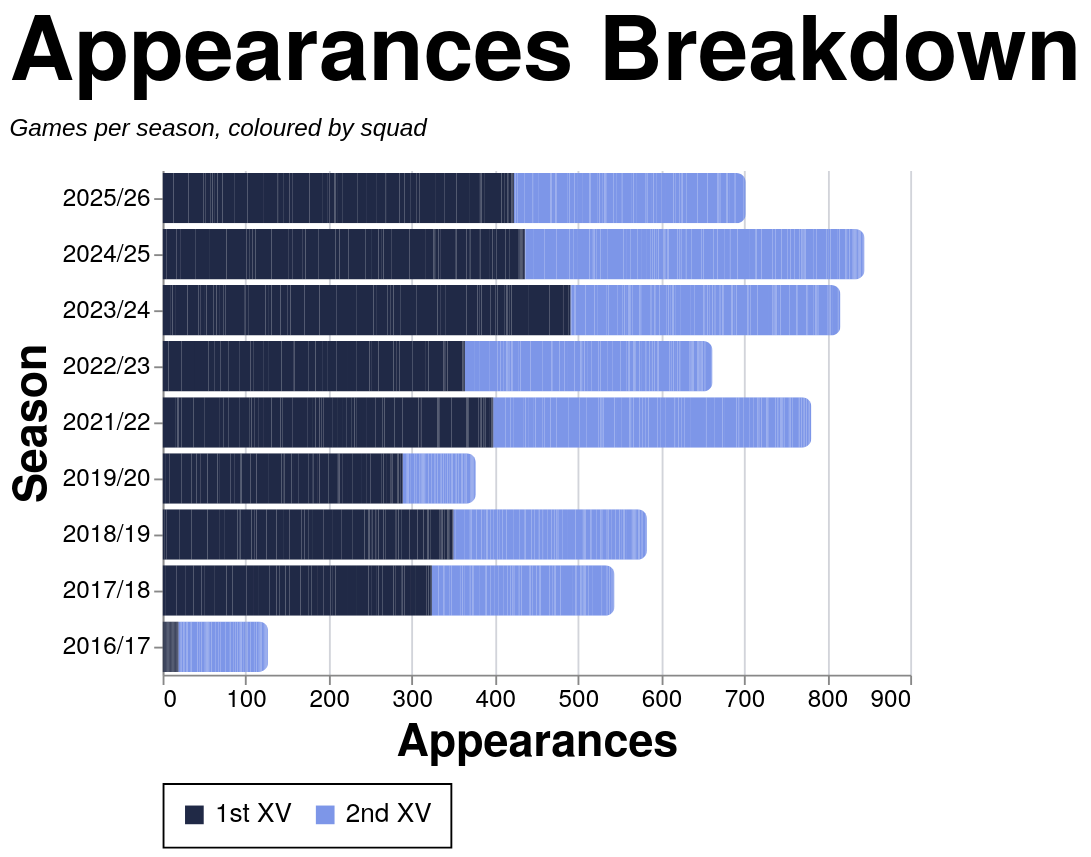

Write the Vega-Lite specification saved for this chart.
### Vega-Lite specification from a JSON file in a GitHub repository (floating-point values rounded to 4 significant figures; data arrays with more than 128 entries replaced by an {"elided": "..."} marker saying what was removed)
{"config": {"axis": {"labelFont": "PT Sans Narrow, Helvetica Neue, Helvetica, Arial, sans-serif", "titleFont": "PT Sans Narrow, Helvetica Neue, Helvetica, Arial, sans-serif", "labelFontSize": 13, "titleFontSize": 24, "gridColor": "#202947", "gridOpacity": 0.2, "zindex": 1}, "text": {"font": "Lato, sans-serif"}, "bar": {"cornerRadiusEnd": 5}, "header": {"labelFont": "PT Sans Narrow, Helvetica Neue, Helvetica, Arial, sans-serif", "titleFont": "PT Sans Narrow, Helvetica Neue, Helvetica, Arial, sans-serif", "labelFontSize": 24, "titleFontSize": 28, "labelFontWeight": "bold", "orient": "left"}, "legend": {"labelFont": "PT Sans Narrow, Helvetica Neue, Helvetica, Arial, sans-serif", "titleFont": "PT Sans Narrow, Helvetica Neue, Helvetica, Arial, sans-serif", "labelFontSize": 14, "titleFontSize": 16, "titlePadding": 5, "fillColor": "white", "strokeColor": "black", "padding": 10, "titleFontWeight": "lighter", "titleFontStyle": "italic", "titleColor": "gray", "offset": 10}, "title": {"font": "PT Sans Narrow, Helvetica Neue, Helvetica, Arial, sans-serif", "fontSize": 48, "fontWeight": "bold", "anchor": "start", "align": "center", "titlePadding": 20, "subtitlePadding": 10, "subtitleFontSize": 13, "subtitleColor": "", "subtitleFontStyle": "italic", "offset": 15, "color": "black"}, "axisX": {"labelAngle": 0}, "facet": {"title": null, "header": null, "align": {"row": "each", "column": "each"}}, "resolve": {"scale": {"y": "independent", "facet": "independent"}}, "background": "transparent", "scale": {"offsetBandPaddingOuter": 0.2, "offsetBandPaddingInner": 0.1}, "view": {"stroke": null, "background": "transparent"}}, "data": {"name": "data-b8c128c6097a190c48e09eea0f5947ed"}, "mark": {"type": "bar"}, "encoding": {"color": {"field": "color_value", "legend": {"orient": "bottom", "title": null}, "scale": {"domain": ["1st XV", "2nd XV"], "range": ["#202946", "#7d96e8"]}, "sort": {"field": "sum(apps)", "op": "sum", "order": "descending"}, "type": "nominal"}, "tooltip": [{"field": "player", "title": "Player", "type": "nominal"}, {"field": "season", "title": "Season", "type": "nominal"}, {"field": "color_value", "title": "Group", "type": "nominal"}, {"aggregate": "sum", "field": "apps", "title": "Appearances", "type": "quantitative"}], "x": {"aggregate": "sum", "field": "apps", "title": "Appearances", "type": "quantitative"}, "y": {"field": "season", "sort": {"field": "season_sort", "op": "max", "order": "descending"}, "title": "Season", "type": "nominal"}}, "height": {"step": 30}, "title": {"text": "Appearances Breakdown", "subtitle": "Games per season, coloured by squad"}, "width": 400, "$schema": "https://vega.github.io/schema/vega-lite/v5.20.1.json", "datasets": {"data-b8c128c6097a190c48e09eea0f5947ed": {"elided": "2520 records"}}}
